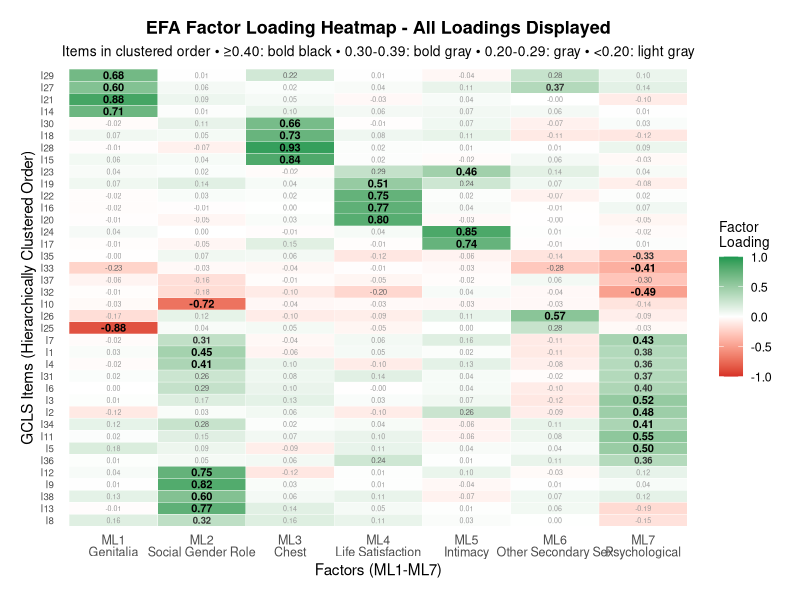
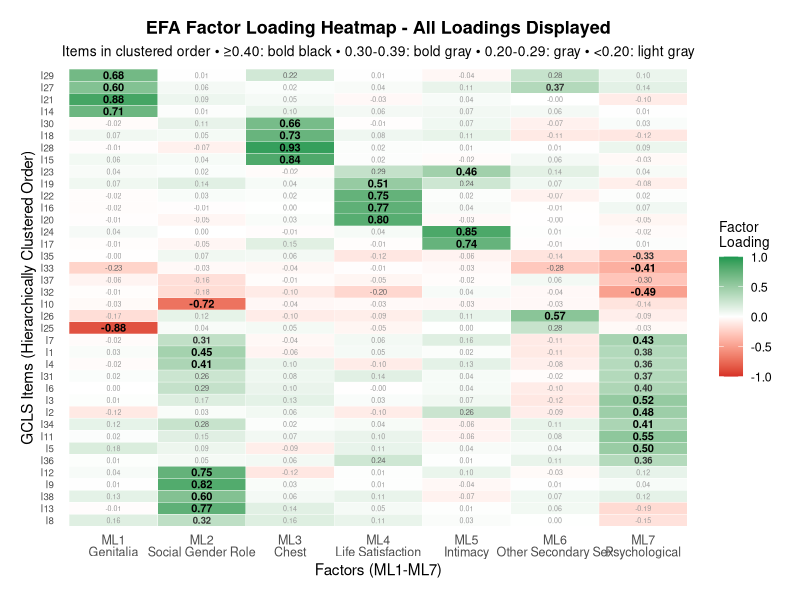
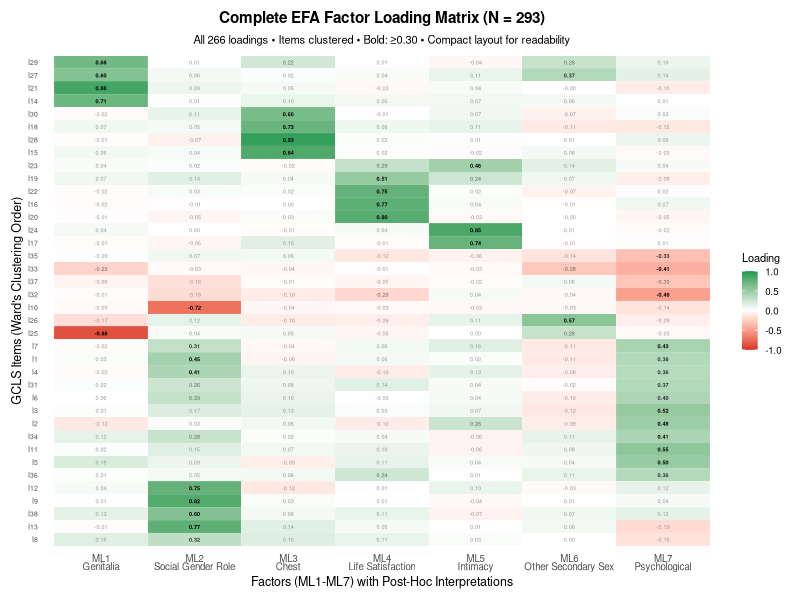
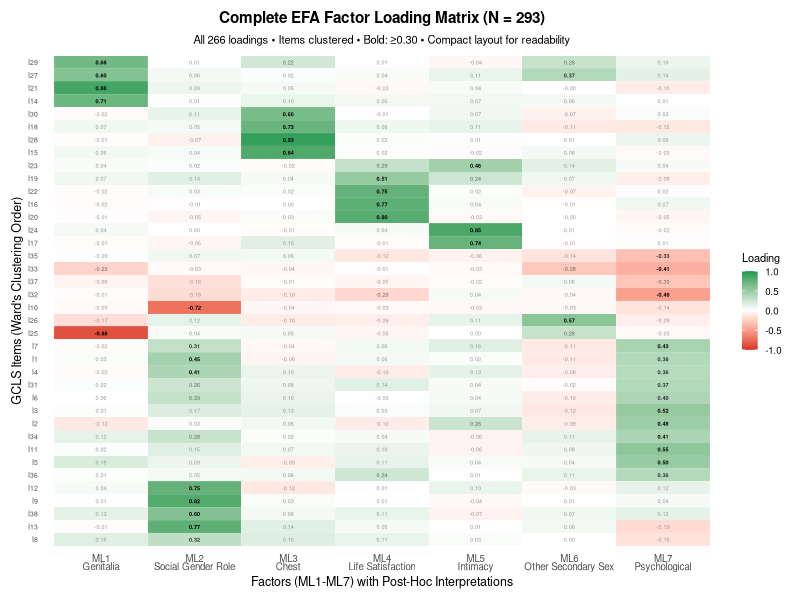

Write R code to recreate these figures, in order.
# EFA Factor Loadings Heatmap - ALL LOADINGS VISIBLE
# Show every single loading value in the heatmap

# Load required libraries
library(ggplot2)
library(reshape2)
library(dplyr)

# Read the factor loadings data
loadings_df <- read.csv("../../analysis/factor_analysis/factor_loadings_38items.csv", stringsAsFactors = FALSE)

# Clean up the data
items <- loadings_df$Item
loadings_matrix <- as.matrix(loadings_df[, -1])  # Remove first column (Item names)
rownames(loadings_matrix) <- items

# Create factor labels
factor_labels <- c(
  "ML1" = "Genitalia",
  "ML2" = "Social Gender Role",  
  "ML3" = "Chest", 
  "ML4" = "Life Satisfaction",
  "ML5" = "Intimacy",
  "ML6" = "Other Secondary Sex",
  "ML7" = "Psychological"
)

# Perform hierarchical clustering on items
item_dist <- dist(loadings_matrix, method = "euclidean")
item_clust <- hclust(item_dist, method = "ward.D2")

# Reorder the loadings matrix based on clustering
item_order <- item_clust$order
loadings_ordered <- loadings_matrix[item_order, ]

# Convert to long format for ggplot
loadings_long <- melt(loadings_ordered, varnames = c("Item", "Factor"), value.name = "Loading")
loadings_long$Item <- factor(loadings_long$Item, levels = rownames(loadings_ordered))

# Add factor labels to column names
loadings_long$Factor_Label <- factor_labels[loadings_long$Factor]
loadings_long$Factor_Combined <- paste0(loadings_long$Factor, "\n", loadings_long$Factor_Label)
loadings_long$Factor_Combined <- factor(loadings_long$Factor_Combined, 
                                       levels = paste0(names(factor_labels), "\n", factor_labels))

# Create heatmap with ALL loadings shown
heatmap_all_loadings <- ggplot(loadings_long, aes(x = Factor_Combined, y = Item, fill = Loading)) +
  geom_tile(color = "white", linewidth = 0.1) +
  scale_fill_gradient2(
    low = "#d73027", 
    mid = "white", 
    high = "#1a9850",
    midpoint = 0,
    limit = c(-1, 1),
    name = "Factor\nLoading"
  ) +
  # Show ALL loadings - different formatting for different thresholds
  # Primary loadings ≥ 0.40 in bold black
  geom_text(
    data = subset(loadings_long, abs(Loading) >= 0.40),
    aes(label = sprintf("%.2f", Loading)),
    color = "black",
    size = 2.8,
    fontface = "bold"
  ) +
  # Moderate loadings 0.30-0.39 in bold gray
  geom_text(
    data = subset(loadings_long, abs(Loading) >= 0.30 & abs(Loading) < 0.40),
    aes(label = sprintf("%.2f", Loading)),
    color = "gray20",
    size = 2.4,
    fontface = "bold"
  ) +
  # Small loadings 0.20-0.29 in normal gray
  geom_text(
    data = subset(loadings_long, abs(Loading) >= 0.20 & abs(Loading) < 0.30),
    aes(label = sprintf("%.2f", Loading)),
    color = "gray40",
    size = 2.0,
    fontface = "plain"
  ) +
  # Very small loadings < 0.20 in light gray
  geom_text(
    data = subset(loadings_long, abs(Loading) < 0.20),
    aes(label = sprintf("%.2f", Loading)),
    color = "gray60",
    size = 1.8,
    fontface = "plain"
  ) +
  theme_minimal() +
  theme(
    axis.text.x = element_text(angle = 0, hjust = 0.5, size = 9, lineheight = 0.8),
    axis.text.y = element_text(size = 7),
    axis.title = element_text(size = 11),
    legend.title = element_text(size = 10),
    legend.text = element_text(size = 9),
    panel.grid = element_blank(),
    plot.title = element_text(size = 13, hjust = 0.5, face = "bold"),
    plot.subtitle = element_text(size = 10, hjust = 0.5),
    plot.margin = margin(15, 15, 15, 15)
  ) +
  labs(
    title = "EFA Factor Loading Heatmap - All Loadings Displayed",
    subtitle = "Items in clustered order • ≥0.40: bold black • 0.30-0.39: bold gray • 0.20-0.29: gray • <0.20: light gray",
    x = "Factors (ML1-ML7)",
    y = "GCLS Items (Hierarchically Clustered Order)"
  )

# Save the comprehensive heatmap
ggsave("../figures/efa_heatmap_all_loadings.pdf", heatmap_all_loadings, 
       width = 12, height = 16, units = "in", dpi = 300)
ggsave("../figures/efa_heatmap_all_loadings.png", heatmap_all_loadings, 
       width = 12, height = 16, units = "in", dpi = 300)

# Create an alternative version with even smaller text for better readability
heatmap_compact <- ggplot(loadings_long, aes(x = Factor_Combined, y = Item, fill = Loading)) +
  geom_tile(color = "white", linewidth = 0.02) +
  scale_fill_gradient2(
    low = "#d73027", 
    mid = "white", 
    high = "#1a9850",
    midpoint = 0,
    limit = c(-1, 1),
    name = "Loading"
  ) +
  # ALL loadings with optimized text size for compactness
  geom_text(
    aes(label = sprintf("%.2f", Loading),
        color = ifelse(abs(Loading) >= 0.40, "black",
                      ifelse(abs(Loading) >= 0.30, "gray20",
                            ifelse(abs(Loading) >= 0.20, "gray40", "gray60"))),
        fontface = ifelse(abs(Loading) >= 0.30, "bold", "plain")),
    size = 1.4  # Reduced from 1.8 for compactness
  ) +
  scale_color_identity() +
  theme_minimal() +
  theme(
    axis.text.x = element_text(angle = 0, hjust = 0.5, size = 7, lineheight = 0.7),  # Reduced size
    axis.text.y = element_text(size = 5),  # Reduced from 6
    axis.title = element_text(size = 9),   # Reduced from 10
    legend.title = element_text(size = 8), # Reduced from 9
    legend.text = element_text(size = 7),  # Reduced from 8
    legend.key.size = unit(0.4, "cm"),     # Smaller legend
    panel.grid = element_blank(),
    plot.title = element_text(size = 11, hjust = 0.5, face = "bold"),  # Reduced from 12
    plot.subtitle = element_text(size = 8, hjust = 0.5),  # Reduced from 9
    plot.margin = margin(8, 8, 8, 8),     # Reduced margins
    panel.spacing = unit(0.1, "cm")       # Tighter spacing
  ) +
  labs(
    title = "Complete EFA Factor Loading Matrix (N = 293)",
    subtitle = "All 266 loadings • Items clustered • Bold: ≥0.30 • Compact layout for readability",
    x = "Factors (ML1-ML7) with Post-Hoc Interpretations",
    y = "GCLS Items (Ward's Clustering Order)"
  )

# Save the compact version with optimized dimensions
ggsave("../figures/efa_heatmap_all_loadings_compact.pdf", heatmap_compact, 
       width = 12, height = 15, units = "in", dpi = 300)  # Reduced dimensions for compactness
ggsave("../figures/efa_heatmap_all_loadings_compact.png", heatmap_compact, 
       width = 12, height = 15, units = "in", dpi = 300)

# Print summary statistics
cat("Complete EFA Heatmap with ALL loadings created!\n\n")

cat("Files saved:\n")
cat("- efa_heatmap_all_loadings.pdf/png (detailed version)\n")
cat("- efa_heatmap_all_loadings_compact.pdf/png (compact version)\n\n")

# Loading distribution analysis
loading_stats <- data.frame(
  Category = c("Primary (≥0.40)", "Moderate (0.30-0.39)", "Small (0.20-0.29)", "Very Small (<0.20)"),
  Count = c(
    sum(abs(loadings_matrix) >= 0.40),
    sum(abs(loadings_matrix) >= 0.30 & abs(loadings_matrix) < 0.40),
    sum(abs(loadings_matrix) >= 0.20 & abs(loadings_matrix) < 0.30),
    sum(abs(loadings_matrix) < 0.20)
  ),
  Percentage = c(
    round(100 * sum(abs(loadings_matrix) >= 0.40) / length(loadings_matrix), 1),
    round(100 * sum(abs(loadings_matrix) >= 0.30 & abs(loadings_matrix) < 0.40) / length(loadings_matrix), 1),
    round(100 * sum(abs(loadings_matrix) >= 0.20 & abs(loadings_matrix) < 0.30) / length(loadings_matrix), 1),
    round(100 * sum(abs(loadings_matrix) < 0.20) / length(loadings_matrix), 1)
  )
)

cat("Loading Distribution:\n")
print(loading_stats)

cat(sprintf("\nTotal loadings displayed: %d (38 items × 7 factors)\n", length(loadings_matrix)))
cat(sprintf("Mean absolute loading: %.3f\n", mean(abs(loadings_matrix))))
cat(sprintf("Range: %.3f to %.3f\n", min(loadings_matrix), max(loadings_matrix)))

# Identify cross-loadings (items with multiple loadings ≥ 0.30)
cross_loadings <- apply(abs(loadings_matrix) >= 0.30, 1, sum)
cross_loading_items <- names(cross_loadings)[cross_loadings > 1]

cat(sprintf("\nItems with cross-loadings (≥0.30 on multiple factors): %d\n", length(cross_loading_items)))
if(length(cross_loading_items) > 0) {
  for(item in cross_loading_items) {
    loadings_item <- loadings_matrix[item, ]
    high_loadings <- loadings_item[abs(loadings_item) >= 0.30]
    cat(sprintf("  %s: %s\n", item, paste(names(high_loadings), sprintf("(%.2f)", high_loadings), collapse = ", ")))
  }
}

cat("\n=== VISUAL ENCODING LEGEND ===\n")
cat("Text Size & Weight:\n")
cat("  • Bold Black (large): Primary loadings ≥ 0.40\n")
cat("  • Bold Gray (medium): Moderate loadings 0.30-0.39\n") 
cat("  • Normal Gray (small): Small loadings 0.20-0.29\n")
cat("  • Light Gray (tiny): Very small loadings < 0.20\n")
cat("\nColor Scale:\n")
cat("  • Red: Negative loadings\n")
cat("  • White: Near-zero loadings\n") 
cat("  • Green: Positive loadings\n") 